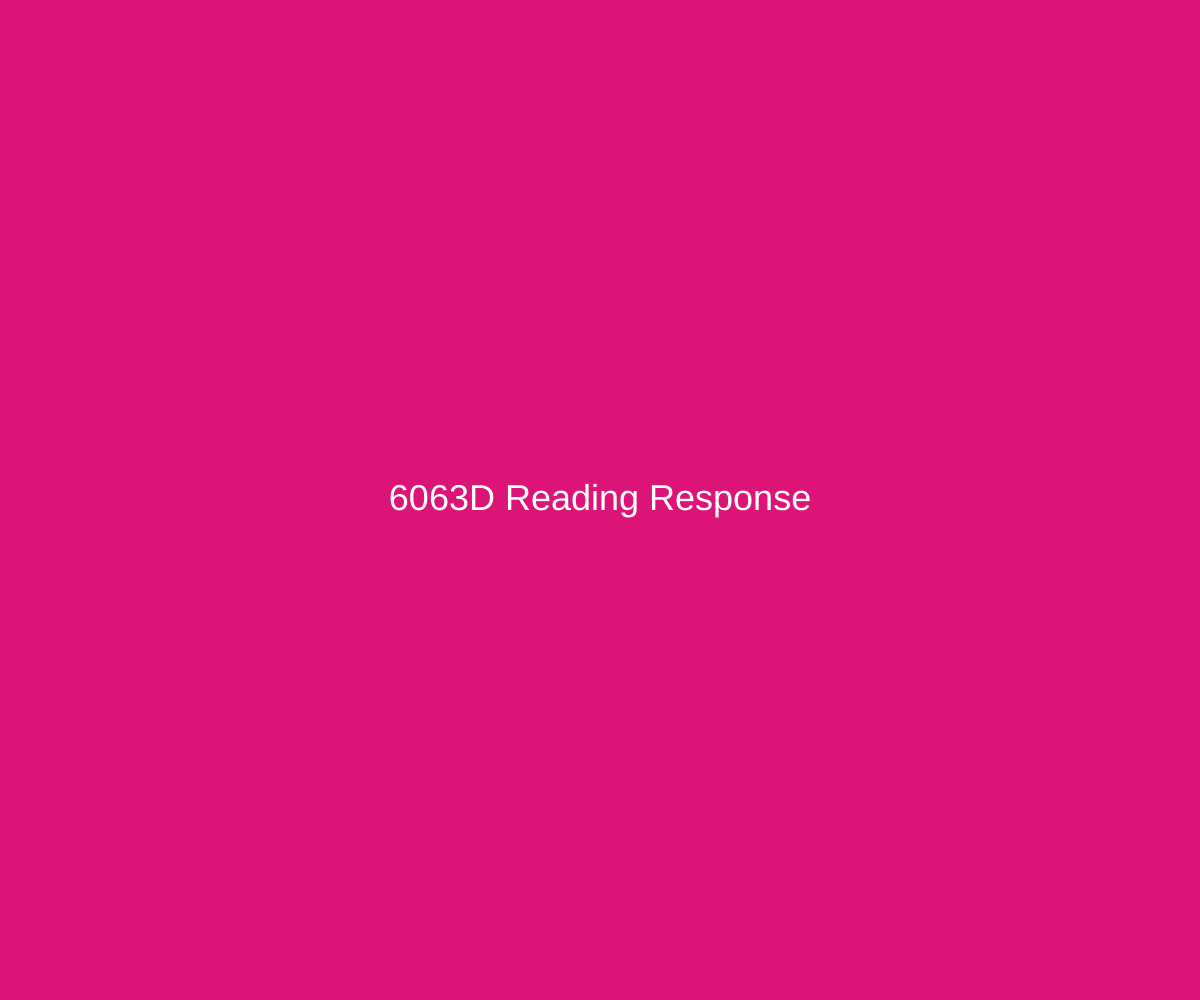
Frame 1 (no input)
Frame 60 (no input): identical to frame 1, image omitted
Frame 120 (the mouse pressed at the canvas centre since frame 60): identical to frame 1, image omitted

The p5.js sketch that drew this single still picture (run headless with seeded random() and noise() and a simulated clock; from frame 60 on, the mouse is pressed at the canvas centre):

// p5.js sketch
// ── sketch.js
let nameStringRaw =
  '"Name" ;"Name" ;"Name" ;"Name" ;"Name" ;"Name" ;"Name" ;"Name" ;"Name" ;"Name" ;"Name" ;"Name" ;"Name" ;"Name" ;"Name" ;"Name"';
let nameString = nameStringRaw.replaceAll('"', "");
let names = nameString.split(" ;");

let nextNameIdx;

function setup() {
  createCanvas(windowWidth, windowHeight);
  randomSeed(20);

  textAlign(CENTER, CENTER);
  textSize(36);
  fill(255);

  for (let n = 0; n < 10; n++) {
    for (let i = 0; i < names.length; i++) {
      let j = floor(random(i, names.length));
      let nj = names[j];
      names[j] = names[i];
      names[i] = nj;
    }
  }

  names.unshift("6063D Reading Response");
  nextNameIdx = 0;
}

function draw() {
  bakground(220, 20, 120);
  text(names[nextNameIdx], 0, 0, width, height);
}

function keyReleased() {
  if (key == " ") {
    nextNameIdx = (nextNameIdx + 1) % names.length;
  }
}

let clickCount = 0;
let pos = [];
function mouseClicked() {
  names[nextNameIdx] = "";
  setTimeout(() => (names[nextNameIdx] = "Thiago"), 200);
  clickCount++;
  pos.length = 0;
}

function bakground(r, g, b) {
  background(r, g, b);

  if (clickCount > 3 && clickCount < 6) {
    let x = random(width);
    let y = random(height);
    pos.push({ x: x, y: y });
  }

  if (clickCount > 6 && clickCount < 9) {
    let x = randomGaussian(width / 2, width / 6);
    let y = randomGaussian(height / 2, height / 6);
    pos.push({ x: x, y: y });
  }

  if (clickCount > 9 && clickCount < 12) {
    let x = width * noise(frameCount / 51);
    let y = height * noise(frameCount / 47);
    pos.push({ x: x, y: y });
  }

  if (clickCount > 12 && clickCount < 15) {
    pos.length = 0;
    let x = width * noise(frameCount / 51);
    let y = height * noise(frameCount / 47);
    pos.push({ x: x, y: y });
  }

  if (clickCount > 3 && clickCount % 3 == 0) {
    pos.length = 0;
  }


  push();
  fill(30);
  for (let i = 0; i < pos.length; i++) {
    text(names[nextNameIdx], pos[i].x, pos[i].y);
  }
  pop();
}
